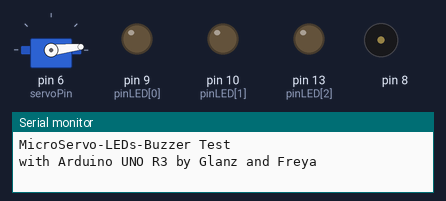
Recording of a sketch running on a simulated Arduino Uno, built with avr-gcc and run on an emulated ATmega328P. Parts: servo, output pins drawn as LEDs (lit = HIGH), buzzer (waves = sounding), the last lines printed to the serial monitor.

Above: at 0.16 s.
At 3.71 s:
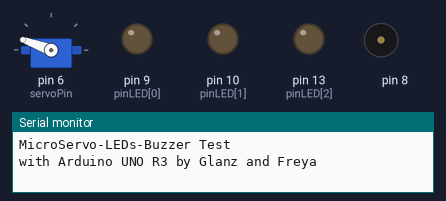
At 12.4 s:
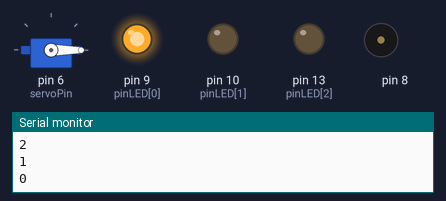
At 14.9 s:
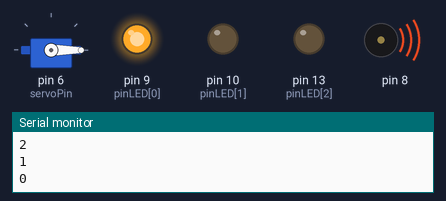
At 22.9 s:
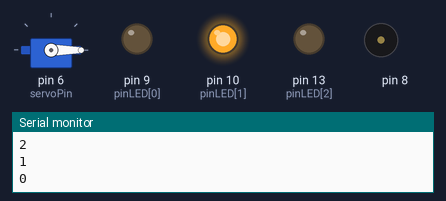
At 33.1 s:
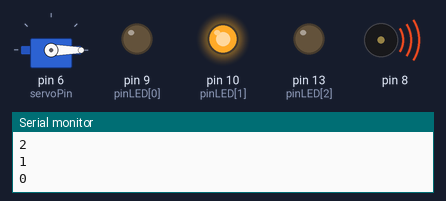
Timing chart, 0 to 40.0 s (numbered marks = the images above):
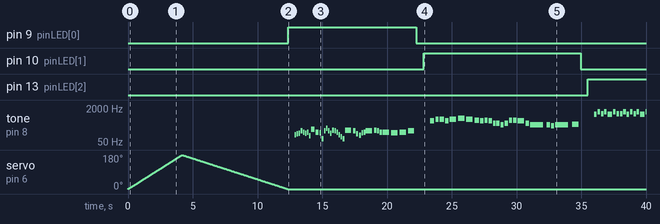

The sketch:

MicroServoLEDAlways.ino
```cpp
#include <Servo.h>
#include "pitches.h"

int servoPin = 6;
Servo ServoFreja;
int pos = 0;
const int numLED = 3;
const int pinLED[numLED] = {9,10,13};

int melodysuikoden[] = {
  NOTE_B5, NOTE_E6, NOTE_C6, NOTE_E6, NOTE_B5,
  NOTE_E6, NOTE_C6, NOTE_C6, NOTE_E6,
  NOTE_B5, NOTE_E6, NOTE_C6, NOTE_E6, NOTE_B5,
  NOTE_E6, NOTE_C6, NOTE_C6, NOTE_E6,
  NOTE_B5, NOTE_E6, NOTE_C6, NOTE_E6, NOTE_B5,
  NOTE_E6, NOTE_C6, NOTE_C6, NOTE_E6,
  NOTE_A6, NOTE_G6, NOTE_F6, NOTE_E6,
  NOTE_DS6,
  NOTE_E6,
};
int notesuikodenDurations[] = {
  5, 5, 5, 5, 3,
  5, 5, 5, 5,
  5, 5, 5, 5, 3,
  5, 5, 5, 5,
  5, 5, 5, 5, 3,
  5, 5, 5, 5,
  5, 5, 6, 6,
  2,
  1
};

int melodyvalhalla[] = {
  NOTE_A2, NOTE_B2, NOTE_C3, NOTE_E3, NOTE_D3, NOTE_C3,
  NOTE_D3, NOTE_G2, NOTE_G3, NOTE_D3,
  NOTE_CS3, NOTE_D2, NOTE_E3, NOTE_A3, NOTE_E3, NOTE_C3,
  NOTE_F3, NOTE_E3, NOTE_D3, NOTE_A2, NOTE_F2, NOTE_D2,
  NOTE_F3,
  NOTE_E3, NOTE_B2, NOTE_GS2,
  NOTE_CS3, NOTE_D3, NOTE_E3,
  NOTE_F3, NOTE_E3, NOTE_D3,
  NOTE_D3, NOTE_CS3,
  NOTE_D3, NOTE_E3,
};
int notevalhallaDurations[] = {
  8, 8, 8, 8, 8, 8,
  8, 8, 4, 4,
  8, 8, 8, 8, 8, 8,
  8, 8, 8, 8, 8, 8,
  2,
  6, 6, 6,
  8, 8, 2,
  6, 6, 6,
  2, 2,
  2, 2
};

int melodyalways[] = {
  NOTE_B4, NOTE_D5, NOTE_D5,
  NOTE_B4, NOTE_D5,
  NOTE_E5,
  NOTE_D5, NOTE_C5, NOTE_B4,
  NOTE_C5, NOTE_B4, NOTE_G4,
  NOTE_G4, NOTE_E4, NOTE_G4,
  NOTE_C5, NOTE_C5, NOTE_B4,
  NOTE_G4, NOTE_E4,
  NOTE_E4, NOTE_D4,
  NOTE_E4, NOTE_F4,
};
int notealwaysDurations[] = {
  3, 4, 3,
  4, 2,
  2,
  2, 3, 4,
  4, 4, 5,
  4, 4, 4,
  4, 4, 2,
  4, 1,
  4, 4,
  1, 2
};

void setup() {
   for(int i=0; i<3; i++) {
    pinMode(pinLED[i], OUTPUT);
    }
   Serial.begin(9600);
   Serial.println("MicroServo-LEDs-Buzzer Test");
   Serial.println("with Arduino UNO R3 by Glanz and Freya");
   // We need to attach the servo to the used pin number
   ServoFreja.attach(servoPin);
}
void loop(){
    for (pos = 0; pos <= 180; pos += 1) {
    ServoFreja.write(pos);
    delay(23);
    // waits 23ms for the servo to reach the position
  }
  for (pos = 180; pos >= 0; pos -= 1) {
    ServoFreja.write(pos);
    Serial.println(pos);
    delay(45);
  }
    //Play the first song Valhalla from Valkyrie Profile
    digitalWrite(pinLED[0], HIGH);
    delay(500);
    int size = sizeof(notevalhallaDurations) / sizeof(int);

    for (int thisNote = 0; thisNote < size; thisNote++) {

    int notevalhallaDuration = 1000 / notevalhallaDurations[thisNote];
    tone(8, melodyvalhalla[thisNote], notevalhallaDuration);

    int pauseBetweenNotes = notevalhallaDuration * 1.30;
    delay(pauseBetweenNotes);
    noTone(8);
      }
    digitalWrite(pinLED[0], LOW);
    delay(550);

    // Play the second song Always by Atlantic Starr
    digitalWrite(pinLED[1], HIGH);
    delay(500);
    int size2 = sizeof(notealwaysDurations) / sizeof(int);

    for (int thisNote = 0; thisNote < size2; thisNote++) {

    int notealwaysDuration = 1000 / notealwaysDurations[thisNote];
    tone(8, melodyalways[thisNote], notealwaysDuration);

    int pauseBetweenNotes = notealwaysDuration * 1.30;
    delay(pauseBetweenNotes);
    noTone(8);
      }
    digitalWrite(pinLED[1], LOW);
    delay(550);

    // Play the third song from Suikoden II
    digitalWrite(pinLED[2], HIGH);
    delay(500);
    int size3 = sizeof(notesuikodenDurations) / sizeof(int);

    for (int thisNote = 0; thisNote < size3; thisNote++) {

    int notesuikodenDuration = 1000 / notesuikodenDurations[thisNote];
    tone(8, melodysuikoden[thisNote], notesuikodenDuration);

    int pauseBetweenNotes = notesuikodenDuration * 1.30;
    delay(pauseBetweenNotes);
    noTone(8);
      }
    digitalWrite(pinLED[2], LOW);
    delay(550);

}
```

pitches.h
```cpp
#define NOTE_B0  31
#define NOTE_C1  33
#define NOTE_CS1 35
#define NOTE_D1  37
#define NOTE_DS1 39
#define NOTE_E1  41
#define NOTE_F1  44
#define NOTE_FS1 46
#define NOTE_G1  49
#define NOTE_GS1 52
#define NOTE_A1  55
#define NOTE_AS1 58
#define NOTE_B1  62
#define NOTE_C2  65
#define NOTE_CS2 69
#define NOTE_D2  73
#define NOTE_DS2 78
#define NOTE_E2  82
#define NOTE_F2  87
#define NOTE_FS2 93
#define NOTE_G2  98
#define NOTE_GS2 104
#define NOTE_A2  110
#define NOTE_AS2 117
#define NOTE_B2  123
#define NOTE_C3  131
#define NOTE_CS3 139
#define NOTE_D3  147
#define NOTE_DS3 156
#define NOTE_E3  165
#define NOTE_F3  175
#define NOTE_FS3 185
#define NOTE_G3  196
#define NOTE_GS3 208
#define NOTE_A3  220
#define NOTE_AS3 233
#define NOTE_B3  247
#define NOTE_C4  262
#define NOTE_CS4 277
#define NOTE_D4  294
#define NOTE_DS4 311
#define NOTE_E4  330
#define NOTE_F4  349
#define NOTE_FS4 370
#define NOTE_G4  392
#define NOTE_GS4 415
#define NOTE_A4  440
#define NOTE_AS4 466
#define NOTE_B4  494
#define NOTE_C5  523
#define NOTE_CS5 554
#define NOTE_D5  587
#define NOTE_DS5 622
#define NOTE_E5  659
#define NOTE_F5  698
#define NOTE_FS5 740
#define NOTE_G5  784
#define NOTE_GS5 831
#define NOTE_A5  880
#define NOTE_AS5 932
#define NOTE_B5  988
#define NOTE_C6  1047
#define NOTE_CS6 1109
#define NOTE_D6  1175
#define NOTE_DS6 1245
#define NOTE_E6  1319
#define NOTE_F6  1397
#define NOTE_FS6 1480
#define NOTE_G6  1568
#define NOTE_GS6 1661
#define NOTE_A6  1760
#define NOTE_AS6 1865
#define NOTE_B6  1976
#define NOTE_C7  2093
#define NOTE_CS7 2217
#define NOTE_D7  2349
#define NOTE_DS7 2489
#define NOTE_E7  2637
#define NOTE_F7  2794
#define NOTE_FS7 2960
#define NOTE_G7  3136
#define NOTE_GS7 3322
#define NOTE_A7  3520
#define NOTE_AS7 3729
#define NOTE_B7  3951
#define NOTE_C8  4186
#define NOTE_CS8 4435
#define NOTE_D8  4699
#define NOTE_DS8 4978
```

Measured:
- by itself, pin 9 (pinLED[0]): LOW → HIGH at 12.4 s, → LOW 9.9 s later
- by itself, pin 10 (pinLED[1]): LOW → HIGH at 22.8 s, → LOW 12.1 s later
- by itself, pin 13 (pinLED[2]): LOW → HIGH at 35.5 s
- by itself, servo on pin 6 (servoPin): rises from 0° to 180° in 4.1 s, then falls to 0° in 8.2 s
- by itself, tone on pin 8: plays 110 Hz for 0.13 s, 123 Hz for 0.13 s, 131 Hz for 0.13 s, 165 Hz for 0.13 s, 147 Hz for 0.13 s, 131 Hz for 0.13 s … (75 notes in this stretch)
